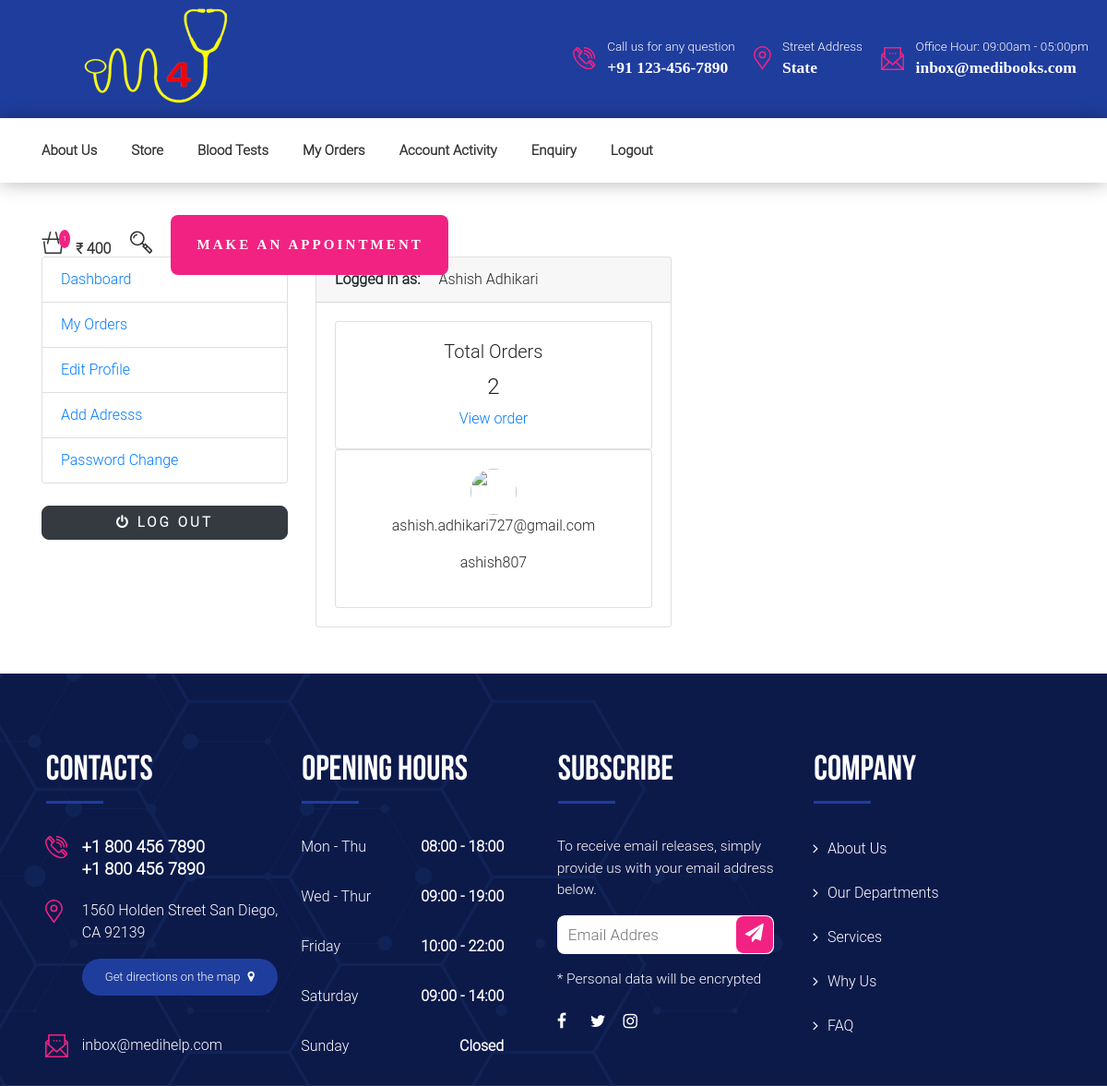
The app's page /accounts/ (signed in) with its own data.
### accounts/models.py (models this page shows, shortened)
class Account(AbstractBaseUser):
    first_name  = models.CharField(max_length=50)
    last_name   = models.CharField(max_length=50)
    username    = models.CharField(max_length=50, unique=True)
    email       = models.CharField(max_length=50, unique=True)
    date_joined      = models.DateTimeField(auto_now_add = True)
    last_joined      = models.DateTimeField(auto_now_add = True)
    is_admin         = models.BooleanField(default=False)
    is_staff         = models.BooleanField(default=False)
    is_active        = models.BooleanField(default=False)
    is_superadmin    = models.BooleanField(default=False)
    USERNAME_FIELD = 'email'
    REQUIRED_FIELDS = ['username', 'first_name', 'last_name']
    objects = MyAccountManager()
    def full_name(self):
        return f'{self.first_name} {self.last_name}'

### accounts/views.py (the view)
# urls.py: path('', views.dashboard, name='dashbord'),
@login_required(login_url = 'login')
def dashboard(request):
    try:
        orders = Order.objects.order_by('-created_at').filter(user_id = request.user.id, is_ordered= True)
        orders_count = orders.count()
    except ObjectDoesNotExist:
        orders_count = 0
    userprofileExist = UserProfile.objects.filter(user_id= request.user.id).exists()
    if userprofileExist:
        userprofile = UserProfile.objects.get(user_id= request.user.id)
        imgurl = userprofile.profile_picture.url
    else:
        imgurl = "https://www.w3schools.com/howto/img_avatar.png"
    context={
            'orders_count': orders_count,
            "imgurl":imgurl,
        }
    return render(request, 'accounts/dashboard.html', context)

### carts/context_processors.py (called while the page is built)
def counter(request):
    cart_count =0
    if 'admin' in request.path:
        return {}
    else:
        try:
            total = 0
            if request.user.is_authenticated:
                cart_items = CartItem.objects.all().filter(user=request.user)
            else:
                cart = Cart.objects.filter(cart_id=_cart_item(request))
                cart_items = CartItem.objects.all().filter(cart=cart[:1])
            for cart_item in cart_items:
                cart_count+=cart_item.quantity
                total += cart_item.quantity * cart_item.product.price
        except Cart.DoesNotExist:
            cart_count=0
    return dict(cart_count=cart_count, total=total)

def navCart(request):
    tax=0
    grand_total=0
    total=0
    quantity=0
    cart_items=None
    try:
        if request.user.is_authenticated:
            cart_items = CartItem.objects.filter(user=request.user, is_active=True)
        else:
            cart = Cart.objects.get(cart_id= _cart_item(request))
            cart_items = CartItem.objects.filter(cart =cart, is_active=True)
        for cart_item in cart_items:
            total+=(cart_item.product.price * cart_item.quantity)
            quantity+=cart_item.quantity
        tax= (2*total)/100
        grand_total = total+tax
    except ObjectDoesNotExist:
        pass
    context = {
        'grand_totalNAV':grand_total,
        'taxNAV':tax,
        'totalNAV': total,
        'quantityNAV': quantity,
        'cart_itemss': cart_items,
    }
    return context

### category/context_processors.py (called while the page is built)
def menu_links(request):
    links = Category.objects.all()
    return dict(links=links)

### category/models.py (called while the page is built)
    def get_url(self):
        return reverse("product_by_category", args=[self.slug])

### store/context_processors.py (called while the page is built)
def blood_category(request):
    blood_cat = BloodCategory.objects.all()
    hospitals = Hospital.objects.all()
    state_names = AddState.objects.all()
    return dict(blood_cat=blood_cat, hospitals=hospitals, state_names =state_names)

### templates/accounts/dashboard.html (shortened to what this page needs)
{%extends 'base.html'%}
{%block content%}
<section class="section-content padding-y bg" >
<div class="container">
    <div class="row">
        <nav class="col-5" >
            {% include 'includes/dashboard_sidebar.html' %}
        </nav>
    <br><br>
        <main class="col-md-7" style="margin-bottom: 50px;">
            <article class="card">
            <header class="card-header">
                <strong class="d-inline-block mr-3">Logged in as: </strong>
                <span>{{user.full_name}}</span>
            </header>
            <div class="card-body">
                <div class="row">
                    <div class="col-md-12">
                        <div class="card" style="text-align: center;">
                            <div class="card-body">
                                <h5 class="card-title">Total Orders</h5>
                                <h4>{{orders_count}}</h4>
                                <a href="{%url 'my_orders'%}">View order</a>
                            </div>
                        </div>
                    </div>
                    <div class="col-md-12">
                        <div class="card" style="text-align: center;">
                            <div class="card-body">
                                <img src="{{imgurl}}" alt="" style="height: 50px; width: 50px; border-radius: 50%;">
                                <p>{{user.email}}</p>
                                <p>{{user.username}}</p>
                            </div>
                        </div>
                </div>
            </div>
            </article>
        </main>
    </div>
</div>
    </section>
{%endblock%}

### records on screen
Account: full_name "Ashish Adhikari", email "ashish.adhikari727@gmail.com", username "ashish807"

### other values on screen
{{ cart_count }} "1"
{{ total }} "400"
{{ orders_count }} "2"
